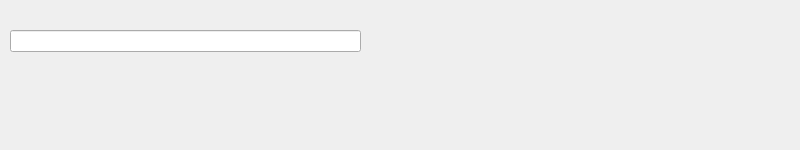
<?xml version="1.0" encoding="UTF-8"?>
<ui version="4.0">
 <class>FuzzyEditor</class>
 <widget class="QWidget" name="FuzzyEditor">
  <property name="geometry">
   <rect>
    <x>0</x>
    <y>0</y>
    <width>800</width>
    <height>150</height>
   </rect>
  </property>
  <property name="windowTitle">
   <string>Form</string>
  </property>
  <widget class="QLineEdit" name="outputName">
   <property name="geometry">
    <rect>
     <x>10</x>
     <y>30</y>
     <width>351</width>
     <height>22</height>
    </rect>
   </property>
  </widget>
 </widget>
 <resources/>
 <connections/>
</ui>
